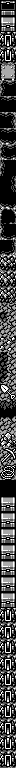

A 2D game scene composited from a Tiled map and its tileset images. What follows is a short description and the map's XML, with every tile layer's data as written:
An orthogonal 2x96 tile map with 8x8 px tiles, 1 tile layer (metatiles).

<map height="96" orientation="orthogonal" renderorder="right-down" tileheight="8" tilewidth="8" width="2">
	<tileset firstgid="1" tilewidth="8" tileheight="8">
		<image source="../../../gfx/tilesets/gfx_017_612e.png" />
	</tileset>
	<layer height="96" id="1" name="metatiles" width="2">
		<data encoding="csv">
2, 4,
3, 5,
6, 8,
7, 9,
10, 12,
11, 13,
14, 16,
15, 17,
18, 20,
19, 21,
22, 24,
23, 25,
26, 27,
25, 25,
28, 29,
25, 30,
26, 27,
31, 32,
22, 24,
33, 34,
35, 25,
36, 25,
25, 37,
25, 38,
25, 25,
31, 32,
39, 41,
40, 42,
43, 25,
33, 34,
25, 45,
44, 46,
47, 49,
48, 50,
51, 49,
52, 53,
51, 55,
54, 56,
57, 59,
58, 60,
57, 59,
61, 60,
62, 64,
63, 65,
66, 59,
58, 60,
67, 59,
68, 60,
69, 71,
70, 72,
73, 75,
74, 76,
77, 78,
61, 60,
79, 81,
80, 82,
83, 85,
84, 86,
87, 89,
88, 90,
25, 25,
25, 25,
6, 8,
7, 9,
6, 8,
7, 9,
6, 8,
7, 9,
6, 8,
7, 9,
6, 8,
7, 9,
6, 8,
7, 9,
6, 8,
7, 9,
14, 16,
15, 17,
10, 12,
11, 13,
14, 16,
15, 17,
10, 12,
11, 13,
14, 16,
15, 17,
10, 12,
11, 13,
14, 16,
15, 17,
10, 12,
11, 13,
14, 16,
15, 17,
10, 12,
11, 13</data>
	</layer>
</map>
